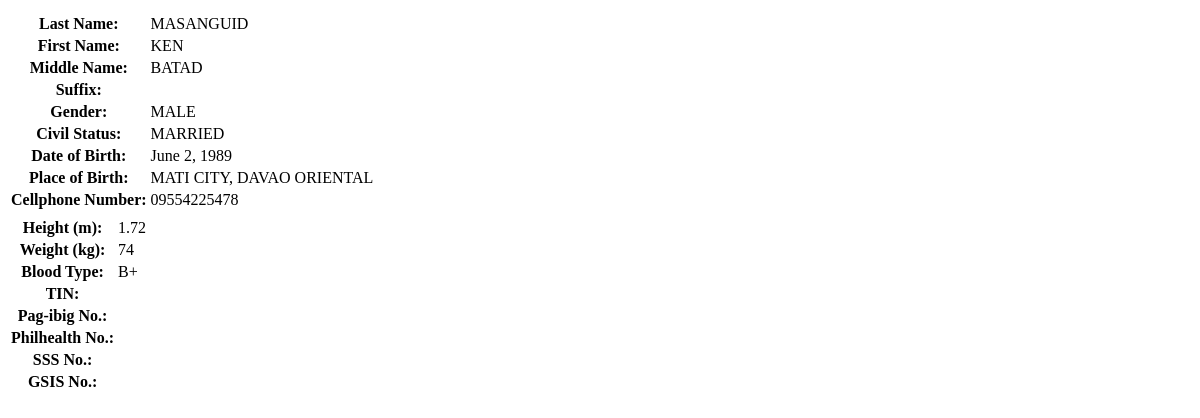
The page /personal-info-data/ (signed in) on the database as committed earlier.
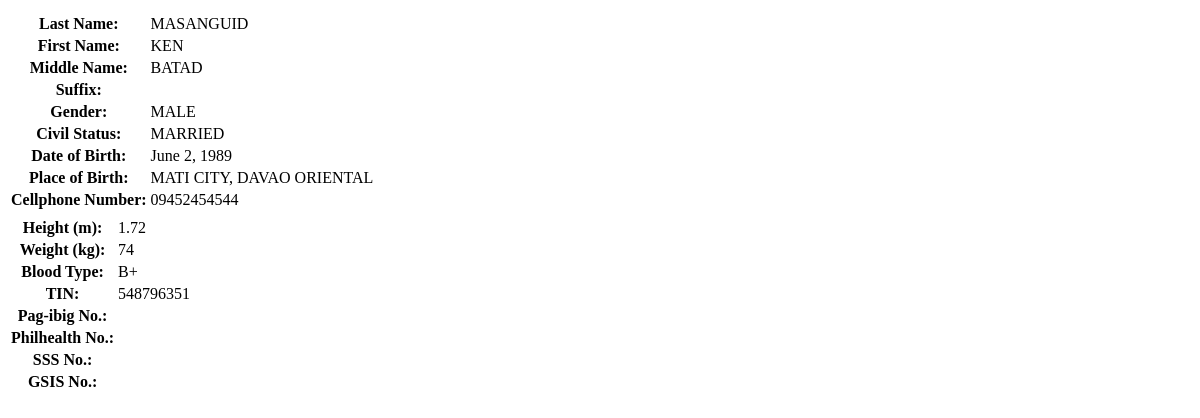
The same page on the database as committed later.
### rma/models.py (models this page shows, shortened)
class PersonalInfo(models.Model):
    user = models.OneToOneField(User, on_delete=models.CASCADE)
    last_name = Uppercase('Last name',max_length=200)
    first_name = Uppercase('First name',max_length=200)
    middle_name = Uppercase('Middle name',max_length=200, blank=True)
    suffix = Uppercase('Suffix',max_length=3, null=False, blank=True, choices=SUFFIX)
    gender =  Uppercase('Gender',max_length=6, choices=GENDER)
    civil_status = models.CharField('Civil status',max_length=9, choices=CIVIL_STATUS)
    date_of_birth = models.DateField()
    place_of_birth = Uppercase('Place of birth',max_length=200)
    cellphone_no  = models.CharField('Cellphone Number', max_length=11)
    height = models.DecimalField('Height (m)', max_digits=3, decimal_places=2)
    weight = models.CharField('Weight (kg)', max_length=3)
    blood_type = Uppercase('Blood type',max_length=3, blank=True)
    tin = models.CharField('TIN', max_length=11, blank=True)
    pag_ibig = models.CharField('Pag-ibig No.', max_length=20, blank=True)
    philhealth = models.CharField('Philhealth No.', max_length=14, blank=True)
    sss = models.CharField('SSS No.', max_length=12, blank=True)
    gsis = models.CharField('GSIS/BP No.', max_length=15, blank=True)
    class Meta:
        verbose_name_plural = "Personal Information"

### rma/views.py (the view)
# urls.py: path('personal-info-data/', views.personal_info_data, name='personal-info-data'),
@login_required()
def personal_info_data(request):
    obj_pinfo = get_or_none(PersonalInfo, user_id=request.user)
    return render(request, 'loaded_data/personal_info_data.html',{'obj_pinfo':obj_pinfo})

### rma/views.py (called while the page is built)
def get_or_none(model, *args, **kwargs):
    try:
        return model.objects.get(*args, **kwargs)
    except model.DoesNotExist:
        return None

### templates/loaded_data/personal_info_data.html
<div class="col-6">
    <table class="table">
        <thead>
            <tr >
              <th scope="col" class="border border-0" width="30%"></th>
              <th scope="col" class="border border-0"></th>
            </tr>
        </thead>
        <tbody>
            <tr>
                <th scope="row" class="fw-normal">Last Name:</th>
                <td class="fw-bold">{{obj_pinfo.last_name}}</td>
            </tr>
            <tr>
                <th scope="row" class="fw-normal">First Name:</th>
                <td class="fw-bold">{{obj_pinfo.first_name}}</td>
            </tr>
            <tr>
                <th scope="row" class="fw-normal">Middle Name:</th>
                <td class="fw-bold">{{obj_pinfo.middle_name}}</td>
            </tr>
            <tr>
                <th scope="row" class="fw-normal">Suffix:</th>
                <td class="fw-bold">{{obj_pinfo.suffix}}</td>
            </tr>
            <tr>
                <th scope="row" class="fw-normal">Gender:</th>
                <td class="fw-bold">{{obj_pinfo.gender}}</td>
            </tr>
            <tr>
                <th scope="row" class="fw-normal">Civil Status:</th>
                <td class="fw-bold">{{obj_pinfo.civil_status}}</td>
            </tr>
            <tr>
                <th scope="row" class="fw-normal">Date of Birth:</th>
                <td class="fw-bold">{{obj_pinfo.date_of_birth}}</td>
            </tr>
            <tr>
                <th scope="row" class="fw-normal">Place of Birth:</th>
                <td class="fw-bold">{{obj_pinfo.place_of_birth}}</td>
            </tr>
            <tr>
                <th scope="row" class="fw-normal">Cellphone Number:</th>
                <td class="fw-bold">{{obj_pinfo.cellphone_no}}</td>
            </tr>
        </tbody>
    </table>
</div>
<div class="col-6">
    <table class="table">
        <thead>
            <tr >
              <th scope="col" class="border border-0" width="30%"></th>
              <th scope="col" class="border border-0"></th>
            </tr>
        </thead>
        <tbody>
            <tr>
                <th scope="row" class="fw-normal">Height (m):</th>
                <td class="fw-bold">{{obj_pinfo.height}}</td>
            </tr>
            <tr>
                <th scope="row" class="fw-normal">Weight (kg):</th>
                <td class="fw-bold">{{obj_pinfo.weight}}</td>
            </tr>
            <tr>
                <th scope="row" class="fw-normal">Blood Type:</th>
                <td class="fw-bold">{{obj_pinfo.blood_type}}</td>
            </tr>
            <tr>
                <th scope="row" class="fw-normal">TIN:</th>
                <td class="fw-bold">{{obj_pinfo.tin}}</td>
            </tr>
            <tr>
                <th scope="row" class="fw-normal">Pag-ibig No.:</th>
                <td class="fw-bold">{{obj_pinfo.pag_ibig}}</td>
            </tr>
            <tr>
                <th scope="row" class="fw-normal">Philhealth No.:</th>
                <td class="fw-bold">{{obj_pinfo.philhealth}}</td>
            </tr>
            <tr>
                <th scope="row" class="fw-normal">SSS No.:</th>
                <td class="fw-bold">{{obj_pinfo.sss}}</td>
            </tr>
            <tr>
                <th scope="row" class="fw-normal">GSIS No.:</th>
                <td class="fw-bold">{{obj_pinfo.gsis}}</td>
            </tr>
        </tbody>
    </table>
</div>

Rows that differ between the two databases and show on the page:
changed PersonalInfo "MASANGUID": cellphone_no "09554225478" → "09452454544"; tin (not shown) → "548796351"
